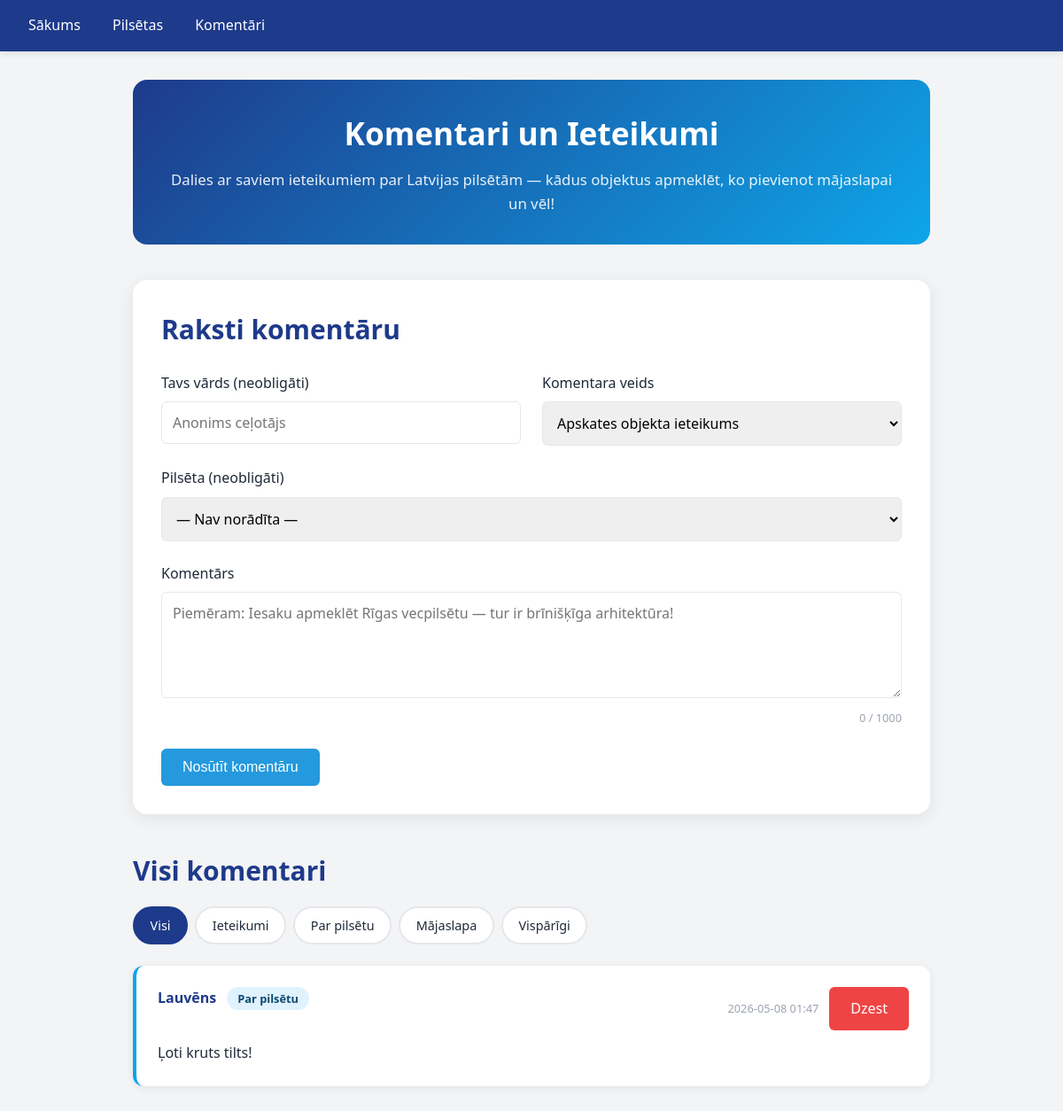
Screenshot of /komentari with the database file from the repository.
### tables this page shows
CREATE TABLE "komentari" (
        id INTEGER PRIMARY KEY AUTOINCREMENT,
        autors TEXT NOT NULL DEFAULT 'Anonims',
        teksts TEXT NOT NULL,
        kategorija TEXT NOT NULL DEFAULT 'vispareji',
        pilseta_id INTEGER REFERENCES pilsetas(id),
        datums TEXT NOT NULL
    );

### app.py (the view, shortened to what this page needs)
@app.route("/komentari", methods=["GET", "POST"])
def komentari():
    conn = get_db_connection()
    kategorija_filter = request.args.get("kategorija", "visi")
    if kategorija_filter == "visi":
        komentari = conn.execute("""
            SELECT komentari.*, pilsetas.nosaukums as pilsetas_nosaukums
            FROM komentari
            LEFT JOIN pilsetas ON komentari.pilseta_id = pilsetas.id
            ORDER BY komentari.id DESC
        """).fetchall()
    pilsetas = conn.execute("SELECT id, nosaukums FROM pilsetas ORDER BY nosaukums").fetchall()
    conn.close()
    return render_template("komentari.html", komentari=komentari, pilsetas=pilsetas, aktiva_kategorija=kategorija_filter)

### app.py (called while the page is built)
def get_db_connection():
    db = Path(__file__).parent / "db.sqlite"
    conn = sqlite3.connect(db)
    conn.row_factory = sqlite3.Row
    return conn

### templates/komentari.html (shortened to what this page needs)
{% extends "base.html" %}
{% block content %}
<div class="komentari-page">
  <div class="page-header">
    <h1>Komentari un Ieteikumi</h1>
    <p class="page-subtitle">Dalies ar saviem ieteikumiem par Latvijas pilsētām — kādus objektus apmeklēt, ko pievienot mājaslapai un vēl!</p>
  </div>
  <div class="comment-form-section">
    <h2>Raksti komentāru</h2>
    <form method="POST" action="/komentari" class="comment-form">
      <div class="form-row">
        <div class="form-group">
          <label for="autors">Tavs vārds (neobligāti)</label>
          <input type="text" id="autors" name="autors" placeholder="Anonims ceļotājs" maxlength="50">
        </div>
        <div class="form-group">
          <label for="kategorija">Komentara veids</label>
          <select id="kategorija" name="kategorija" required>
            <option value="ieteikums">Apskates objekta ieteikums</option>
          </select>
        </div>
      </div>
      <div class="form-group">
        <label for="pilseta_id">Pilsēta (neobligāti)</label>
        <select id="pilseta_id" name="pilseta_id">
          <option value="">— Nav norādīta —</option>
        </select>
      </div>
      <div class="form-group">
        <label for="teksts">Komentārs</label>
        <textarea id="teksts" name="teksts" placeholder="Piemēram: Iesaku apmeklēt Rīgas vecpilsētu — tur ir brīnišķīga arhitektūra!" required maxlength="1000"></textarea>
        <span class="char-count"><span id="char-num">0</span> / 1000</span>
      </div>
      <button type="submit" class="btn btn-primary">Nosūtīt komentāru</button>
    </form>
  </div>
  <div class="filter-section">
    <h2>Visi komentari</h2>
    <div class="filter-tabs">
      <a href="/komentari?kategorija=visi" class="filter-tab {% if aktiva_kategorija == 'visi' %}active{% endif %}">Visi</a>
      <a href="/komentari?kategorija=ieteikums" class="filter-tab {% if aktiva_kategorija == 'ieteikums' %}active{% endif %}">Ieteikumi</a>
      <a href="/komentari?kategorija=pilseta" class="filter-tab {% if aktiva_kategorija == 'pilseta' %}active{% endif %}">Par pilsētu</a>
      <a href="/komentari?kategorija=majaslapa" class="filter-tab {% if aktiva_kategorija == 'majaslapa' %}active{% endif %}">Mājaslapa</a>
      <a href="/komentari?kategorija=vispareji" class="filter-tab {% if aktiva_kategorija == 'vispareji' %}active{% endif %}">Vispārīgi</a>
    </div>
  </div>
  <div class="comments-list">
    {% if komentari %}
      {% for k in komentari %}
      <div class="comment-card kategorija-{{ k['kategorija'] }}">
        <div class="comment-header">
          <div class="comment-meta">
            <span class="comment-author">{{ k['autors'] }}</span>
            <span class="comment-badge badge-{{ k['kategorija'] }}">
              {% if k['kategorija'] == 'ieteikums' %}Ieteikums
              {% elif k['kategorija'] == 'pilseta' %}Par pilsētu
              {% elif k['kategorija'] == 'majaslapa' %}Mājaslapa
              {% else %}Vispārīgi{% endif %}
            </span>
          </div>
          <div class="comment-actions">
            <span class="comment-date">{{ k['datums'] }}</span>
            <a href="/komentari/{{ k['id'] }}/dzest" class="btn btn-danger btn-small" onclick="return confirm('Vai tiešām dzēst šo komentāru?')">Dzest</a>
          </div>
        </div>
        <div class="comment-body">
          <p>{{ k['teksts'] }}</p>
        </div>
      </div>
      {% endfor %}
    {% else %}
      <div class="empty-state">
        <h3>Vēl nav komentāru</h3>
        <p>Esi pirmais, kurš dalās ar savu ieteikumu!</p>
      </div>
    {% endif %}
  </div>
</div>
{% endblock %}

### static/style.css (style rules this page uses)
* { margin: 0; padding: 0; box-sizing: border-box; }
:root { --primary-color: #1e3a8a; --secondary-color: #0ea5e9; --accent-color: #f97316; --text-color: #1f2937; --light-bg: #f3f4f6; --white: #ffffff; --border-color: #e5e7eb; --success-color: #10b981; --danger-color: #ef4444; }
body { font-family: 'Segoe UI', Tahoma, Geneva, Verdana, sans-serif; color: var(--text-color); background-color: var(--light-bg); line-height: 1.6; }
h1 { color: var(--primary-color); margin-bottom: 1.5rem; font-size: 2.5rem; }
h2 { color: var(--primary-color); margin-top: 1.5rem; margin-bottom: 1rem; font-size: 1.875rem; }
p { margin-bottom: 1rem; }
button, .btn, a.btn { display: inline-block; padding: 0.75rem 1.5rem; color: var(--white); border: none; border-radius: 0.375rem; font-size: 1rem; font-weight: 500; cursor: pointer; text-decoration: none; transition: all 0.3s ease; }
.btn-primary { background-color: rgb(36, 153, 221); }
.btn-danger { background-color: var(--danger-color); }
.btn-small { padding: 0.5rem 1rem; font-size: 0.875rem; }
form { background-color: var(--white); padding: 1.5rem; border-radius: 0.5rem; box-shadow: 0 1px 3px rgba(0, 0, 0, 0.1); max-width: 600px; margin-bottom: 2rem; }
.form-group { margin-bottom: 1.5rem; }
label { display: block; margin-bottom: 0.5rem; font-weight: 500; color: var(--text-color); }
input, textarea, select { width: 100%; padding: 0.75rem; border: 1px solid var(--border-color); border-radius: 0.375rem; font-size: 1rem; font-family: inherit; transition: border-color 0.3s ease, box-shadow 0.3s ease; }
textarea { resize: vertical; min-height: 120px; }
a { color: var(--secondary-color); text-decoration: none; transition: color 0.3s ease; }
.komentari-page { max-width: 900px; margin: 0 auto; }
.page-header { text-align: center; margin-bottom: 2.5rem; padding: 2rem; background: linear-gradient(135deg, #1e3a8a 0%, #0ea5e9 100%); border-radius: 1rem; color: white; }
.page-header h1 { color: white; font-size: 2.2rem; margin-bottom: 0.75rem; }
.page-subtitle { color: rgba(255,255,255,0.9); font-size: 1.05rem; margin: 0; }
.comment-form-section { background: var(--white); border-radius: 1rem; padding: 2rem; box-shadow: 0 4px 20px rgba(0,0,0,0.08); margin-bottom: 2.5rem; }
.comment-form-section h2 { margin-top: 0; color: var(--primary-color); margin-bottom: 1.5rem; }
.comment-form { background: none; box-shadow: none; padding: 0; max-width: 100%; margin: 0; }
.form-row { display: grid; grid-template-columns: 1fr 1fr; gap: 1.5rem; }
.char-count { display: block; text-align: right; font-size: 0.8rem; color: #9ca3af; margin-top: 0.25rem; }
.filter-section { margin-bottom: 1.5rem; }
.filter-section h2 { margin-top: 0; color: var(--primary-color); margin-bottom: 1rem; }
.filter-tabs { display: flex; gap: 0.5rem; flex-wrap: wrap; }
.filter-tab { padding: 0.5rem 1.1rem; border-radius: 2rem; background: var(--white); color: var(--text-color); text-decoration: none; font-size: 0.9rem; font-weight: 500; border: 2px solid var(--border-color); transition: all 0.2s ease; }
.filter-tab.active { background: var(--primary-color); color: white; border-color: var(--primary-color); }
.comments-list { display: flex; flex-direction: column; gap: 1rem; }
.comment-card { background: var(--white); border-radius: 0.75rem; padding: 1.5rem; box-shadow: 0 2px 10px rgba(0,0,0,0.07); border-left: 4px solid var(--secondary-color); transition: box-shadow 0.2s ease, transform 0.2s ease; }
.comment-card.kategorija-pilseta { border-left-color: #0ea5e9; }
.comment-header { display: flex; justify-content: space-between; align-items: flex-start; margin-bottom: 0.75rem; flex-wrap: wrap; gap: 0.5rem; }
.comment-meta { display: flex; align-items: center; gap: 0.75rem; flex-wrap: wrap; }
.comment-author { font-weight: 600; color: var(--primary-color); }
.comment-badge { padding: 0.2rem 0.75rem; border-radius: 1rem; font-size: 0.8rem; font-weight: 600; }
.badge-pilseta { background: #e0f2fe; color: #0c4a6e; }
.comment-actions { display: flex; align-items: center; gap: 0.75rem; }
.comment-date { font-size: 0.8rem; color: #9ca3af; white-space: nowrap; }
.comment-body p { margin: 0; color: var(--text-color); line-height: 1.7; }

### rows the page displays
komentari: autors "Lauvēns", kategorija "Par pilsētu", datums "2026-05-08 01:47", teksts "Ļoti kruts tilts!"
